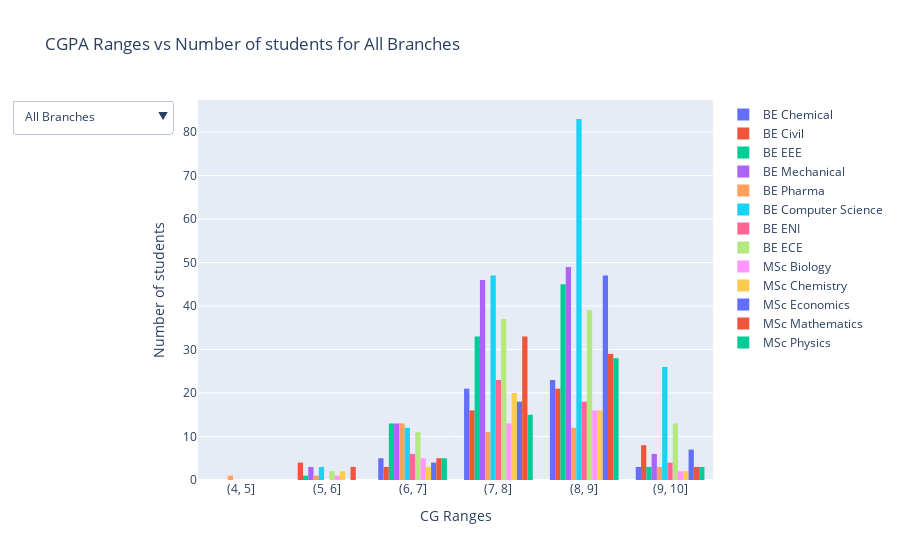

This figure's notebook cell:
### Code cell
# Function to plot histogram of number of students per CGPA bracket, with branchwise dropdown
def cghistogram(df):
    
    # Assign each student thier respective CGPA bin using pd.cut()
    df["label"] = pd.cut(df["CGPA"], bins=[0,1,2,3,4,5,6,7,8,9,10])
    df = df.astype({"label":"str"})

    fig = go.Figure()

    # Add a seprate trace for each branch's histogram
    fig.add_trace(go.Histogram(histfunc="count",y=df[df["Branch"]=="BE Chemical"].ID,x=df[df["Branch"]=="BE Chemical"].label,name="BE Chemical"))
    fig.add_trace(go.Histogram(histfunc="count",y=df[df["Branch"]=="BE Civil"].ID,x=df[df["Branch"]=="BE Civil"].label,name="BE Civil"))
    fig.add_trace(go.Histogram(histfunc="count",y=df[df["Branch"]=="BE EEE"].ID,x=df[df["Branch"]=="BE EEE"].label,name="BE EEE"))
    fig.add_trace(go.Histogram(histfunc="count",y=df[df["Branch"]=="BE Mechanical"].ID,x=df[df["Branch"]=="BE Mechanical"].label,name="BE Mechanical"))
    fig.add_trace(go.Histogram(histfunc="count",y=df[df["Branch"]=="BE Pharma"].ID,x=df[df["Branch"]=="BE Pharma"].label,name="BE Pharma"))
    fig.add_trace(go.Histogram(histfunc="count",y=df[df["Branch"]=="BE Computer Science"].ID,x=df[df["Branch"]=="BE Computer Science"].label,name="BE Computer Science"))
    fig.add_trace(go.Histogram(histfunc="count",y=df[df["Branch"]=="BE ENI"].ID,x=df[df["Branch"]=="BE ENI"].label,name="BE ENI"))
    fig.add_trace(go.Histogram(histfunc="count",y=df[df["Branch"]=="BE ECE"].ID,x=df[df["Branch"]=="BE ECE"].label,name="BE ECE"))
    fig.add_trace(go.Histogram(histfunc="count",y=df[df["Branch"]=="MSc Biology"].ID,x=df[df["Branch"]=="MSc Biology"].label,name="MSc Biology"))
    fig.add_trace(go.Histogram(histfunc="count",y=df[df["Branch"]=="MSc Chemistry"].ID,x=df[df["Branch"]=="MSc Chemistry"].label,name="MSc Chemistry"))
    fig.add_trace(go.Histogram(histfunc="count",y=df[df["Branch"]=="MSc Economics"].ID,x=df[df["Branch"]=="MSc Economics"].label,name="MSc Economics"))
    fig.add_trace(go.Histogram(histfunc="count",y=df[df["Branch"]=="MSc Mathematics"].ID,x=df[df["Branch"]=="MSc Mathematics"].label,name="MSc Mathematics"))
    fig.add_trace(go.Histogram(histfunc="count",y=df[df["Branch"]=="MSc Physics"].ID,x=df[df["Branch"]=="MSc Physics"].label,name="MSc Physics"))

    # Add buttons and configure dropdown
    fig.update_layout(
    updatemenus=[
        dict(
            active=0,
            buttons=list([
                dict(label="All Branches",
                     method="update",
                     args=[{"visible": [True, True, True, True, True, True, True, True, True, True, True, True, True]},
                           {"title": "CGPA Ranges vs Number of students for All Branches",
                            "annotations": []}]),
                dict(label="BE Chemical",
                     method="update",
                     args=[{"visible": [True, False, False, False, False, False, False, False, False, False, False, False, False]},
                           {"title": "CGPA Ranges vs Number of students for BE Chemical",
                            "annotations": []}]),
                dict(label="BE Civil",
                     method="update",
                     args=[{"visible": [False, True, False, False, False, False, False, False, False, False, False, False, False]},
                           {"title": "CGPA Ranges vs Number of students for BE Civil",
                            "annotations": []}]),
                dict(label="BE EEE",
                     method="update",
                     args=[{"visible": [False, False, True, False, False, False, False, False, False, False, False, False, False]},
                           {"title": "CGPA Ranges vs Number of students for BE EEE",
                            "annotations": []}]),
                dict(label="BE Mechanical",
                     method="update",
                     args=[{"visible": [False, False, False, True, False, False, False, False, False, False, False, False, False]},
                           {"title": "CGPA Ranges vs Number of students for BE Mechanical",
                            "annotations": []}]),
                dict(label="BE Pharma",
                     method="update",
                     args=[{"visible": [False, False, False, False, True, False, False, False, False, False, False, False, False]},
                           {"title": "CGPA Ranges vs Number of students for BE Pharma",
                            "annotations": []}]),
                dict(label="BE Computer Science",
                     method="update",
                     args=[{"visible": [False, False, False, False, False, True, False, False, False, False, False, False, False]},
                           {"title": "CGPA Ranges vs Number of students for BE Computer Science",
                            "annotations": []}]),
                dict(label="BE ENI",
                     method="update",
                     args=[{"visible": [False, False, False, False, False, False, True, False, False, False, False, False, False]},
                           {"title": "CGPA Ranges vs Number of students for BE ENI",
                            "annotations": []}]),
                dict(label="BE ECE",
                     method="update",
                     args=[{"visible": [False, False, False, False, False, False, False, True, False, False, False, False, False]},
                           {"title": "CGPA Ranges vs Number of students for BE ECE",
                            "annotations": []}]),
                dict(label="MSc Biology",
                     method="update",
                     args=[{"visible": [False, False, False, False, False, False, False, False, True, False, False, False, False]},
                           {"title": "CGPA Ranges vs Number of students for MSc Biology",
                            "annotations": []}]),
                dict(label="MSc Chemistry",
                     method="update",
                     args=[{"visible": [False, False, False, False, False, False, False, False, False, True, False, False, False]},
                           {"title": "CGPA Ranges vs Number of students for MSc Chemistry",
                            "annotations": []}]),
                dict(label="MSc Economics",
                     method="update",
                     args=[{"visible": [False, False, False, False, False, False, False, False, False, False, True, False, False]},
                           {"title": "CGPA Ranges vs Number of students for MSc Economics",
                            "annotations": []}]),
                dict(label="MSc Mathematics",
                     method="update",
                     args=[{"visible": [False, False, False, False, False, False, False, False, False, False, False, True, False]},
                           {"title": "CGPA Ranges vs Number of students for MSc Mathematics",
                            "annotations": []}]),
                dict(label="MSc Physics",
                     method="update",
                     args=[{"visible": [False, False, False, False, False, False, False, False, False, False, False, False, True]},
                           {"title": "CGPA Ranges vs Number of students for MSc Physics",
                            "annotations": []}]),
            ]),
        )
    ])

    # Final Touches
    fig.update_layout(title="CGPA Ranges vs Number of students for All Branches",xaxis_title='CG Ranges', yaxis_title='Number of students')
    fig.update_xaxes(categoryorder='array', categoryarray=["(4, 5]", "(5, 6]", "(6, 7]", "(7, 8]","(8, 9]","(9, 10]"])
    fig.update_traces(hovertemplate =
    'Number of students: %{y}'+'<br>CG range: %{x}<br><extra></extra>')
    fig.show()

cghistogram(df)

### Figure 1 — Plotly figure (JSON) as saved in the notebook; plotly's stock layout.template omitted (floating-point values rounded to 4 significant figures; data arrays with more than 128 entries replaced by an {"elided": "..."} marker saying what was removed)
{"data": [{"histfunc": "count", "hovertemplate": "Number of students: %{y}<br>CG range: %{x}<br><extra></extra>", "name": "BE Chemical", "type": "histogram", "x": ["(6, 7]", "(7, 8]", "(6, 7]", "(8, 9]", "(8, 9]", "(6, 7]", "(8, 9]", "(7, 8]", "(7, 8]", "(8, 9]", "(8, 9]", "(7, 8]", "(7, 8]", "(7, 8]", "(8, 9]", "(8, 9]", "(7, 8]", "(7, 8]", "(8, 9]", "(8, 9]", "(7, 8]", "(8, 9]", "(7, 8]", "(7, 8]", "(8, 9]", "(7, 8]", "(7, 8]", "(7, 8]", "(7, 8]", "(8, 9]", "(7, 8]", "(8, 9]", "(7, 8]", "(8, 9]", "(9, 10]", "(8, 9]", "(8, 9]", "(6, 7]", "(7, 8]", "(7, 8]", "(7, 8]", "(6, 7]", "(8, 9]", "(8, 9]", "(8, 9]", "(8, 9]", "(8, 9]", "(7, 8]", "(8, 9]", "(8, 9]", "(9, 10]", "(9, 10]"], "y": [41120180003, 41120180006, 41120180007, 41120180010, 41120180011, 41120180018, 41120180021, 41120180028, 41120180038, 41120180041, 41120180043, 41120180055, 41120180057, 41120180060, 41120180063, 41120180065, 41120180068, 41120180075, 41120180078, 41120180082, 41120180083, 41120180088, 41120180709, 41120180711, 41120180725, 41120180727, 41120180733, 41120180748, 41120180756, 41120180767, 41120180799, 41120180803, 41120180810, 41120180817, 41120180822, 41120180828, 41120180835, 41120180840, 41120180849, 41120180863, 41120180897, 41120180932, 41120180942, 41120180952, 41120180005, 41120180008, 41120180089, 41120180776, 41120180793, 41120180786, 41120180032, 41120180802]}, {"histfunc": "count", "hovertemplate": "Number of students: %{y}<br>CG range: %{x}<br><extra></extra>", "name": "BE Civil", "type": "histogram", "x": ["(8, 9]", "(8, 9]", "(7, 8]", "(7, 8]", "(7, 8]", "(9, 10]", "(8, 9]", "(8, 9]", "(8, 9]", "(8, 9]", "(6, 7]", "(9, 10]", "(8, 9]", "(7, 8]", "(5, 6]", "(8, 9]", "(8, 9]", "(7, 8]", "(8, 9]", "(8, 9]", "(6, 7]", "(5, 6]", "(6, 7]", "(8, 9]", "(7, 8]", "(9, 10]", "(7, 8]", "(9, 10]", "(9, 10]", "(7, 8]", "(8, 9]", "(7, 8]", "(5, 6]", "(7, 8]", "(7, 8]", "(8, 9]", "(5, 6]", "(9, 10]", "(7, 8]", "(8, 9]", "(7, 8]", "(8, 9]", "(7, 8]", "(8, 9]", "(8, 9]", "(7, 8]", "(8, 9]", "(8, 9]", "(8, 9]", "(7, 8]", "(9, 10]", "(9, 10]"], "y": [41120180016, 41120180034, 41120180066, 41120180096, 41120180102, 41120180105, 41120180108, 41120180109, 41120180110, 41120180116, 41120180118, 41120180119, 41120180124, 41120180126, 41120180130, 41120180145, 41120180148, 41120180149, 41120180150, 41120180151, 41120180157, 41120180158, 41120180159, 41120180200, 41120180222, 41120180226, 41120180227, 41120180230, 41120180300, 41120180435, 41120180449, 41120180675, 41120180718, 41120180726, 41120180735, 41120180736, 41120180762, 41120180765, 41120180791, 41120180815, 41120180825, 41120180834, 41120180836, 41120180842, 41120180845, 41120180883, 41120180902, 41120180954, 41120180140, 41120180792, 41120180154, 41120180099]}, {"histfunc": "count", "hovertemplate": "Number of students: %{y}<br>CG range: %{x}<br><extra></extra>", "name": "BE EEE", "type": "histogram", "x": ["(7, 8]", "(7, 8]", "(8, 9]", "(8, 9]", "(8, 9]", "(7, 8]", "(8, 9]", "(8, 9]", "(8, 9]", "(8, 9]", "(8, 9]", "(7, 8]", "(8, 9]", "(7, 8]", "(7, 8]", "(8, 9]", "(7, 8]", "(7, 8]", "(6, 7]", "(7, 8]", "(8, 9]", "(8, 9]", "(7, 8]", "(8, 9]", "(7, 8]", "(6, 7]", "(9, 10]", "(7, 8]", "(8, 9]", "(7, 8]", "(8, 9]", "(7, 8]", "(7, 8]", "(8, 9]", "(8, 9]", "(6, 7]", "(7, 8]", "(6, 7]", "(6, 7]", "(8, 9]", "(7, 8]", "(8, 9]", "(7, 8]", "(5, 6]", "(6, 7]", "(7, 8]", "(7, 8]", "(7, 8]", "(7, 8]", "(8, 9]", "(8, 9]", "(7, 8]", "(7, 8]", "(8, 9]", "(8, 9]", "(8, 9]", "(8, 9]", "(7, 8]", "(8, 9]", "(7, 8]", "(7, 8]", "(8, 9]", "(8, 9]", "(8, 9]", "(8, 9]", "(8, 9]", "(8, 9]", "(7, 8]", "(8, 9]", "(7, 8]", "(7, 8]", "(7, 8]", "(6, 7]", "(6, 7]", "(8, 9]", "(8, 9]", "(6, 7]", "(6, 7]", "(6, 7]", "(8, 9]", "(8, 9]", "(8, 9]", "(6, 7]", "(8, 9]", "(6, 7]", "(8, 9]", "(8, 9]", "(8, 9]", "(7, 8]", "(7, 8]", "(8, 9]", "(8, 9]", "(8, 9]", "(9, 10]", "(9, 10]"], "y": [41120180033, 41120180044, 41120180134, 41120180138, 41120180174, 41120180186, 41120180197, 41120180251, 41120180261, 41120180273, 41120180277, 41120180284, 41120180329, 41120180337, 41120180350, 41120180354, 41120180358, 41120180360, 41120180401, 41120180402, 41120180405, 41120180516, 41120180517, 41120180523, 41120180525, 41120180526, 41120180528, 41120180532, 41120180533, 41120180534, 41120180536, 41120180537, 41120180538, 41120180541, 41120180544, 41120180546, 41120180549, 41120180550, 41120180553, 41120180554, 41120180555, 41120180556, 41120180557, 41120180558, 41120180562, 41120180563, 41120180565, 41120180567, 41120180568, 41120180579, 41120180590, 41120180596, 41120180597, 41120180602, 41120180604, 41120180605, 41120180607, 41120180609, 41120180610, 41120180613, 41120180614, 41120180619, 41120180620, 41120180621, 41120180624, 41120180636, 41120180638, 41120180639, 41120180642, 41120180649, 41120180655, 41120180659, 41120180662, 41120180663, 41120180664, 41120180667, 41120180679, 41120180681, 41120180684, 41120180685, 41120180686, 41120180839, 41120180909, 41120180910, 41120180915, 41120181076, 41120181100, 41120180081, 41120180515, 41120180518, 41120180531, 41120180852, 41120180874, 41120180376, 41120180530]}, {"histfunc": "count", "hovertemplate": "Number of students: %{y}<br>CG range: %{x}<br><extra></extra>", "name": "BE Mechanical", "type": "histogram", "x": ["(8, 9]", "(8, 9]", "(7, 8]", "(8, 9]", "(6, 7]", "(7, 8]", "(8, 9]", "(7, 8]", "(7, 8]", "(8, 9]", "(8, 9]", "(8, 9]", "(8, 9]", "(7, 8]", "(8, 9]", "(8, 9]", "(7, 8]", "(7, 8]", "(6, 7]", "(8, 9]", "(7, 8]", "(8, 9]", "(8, 9]", "(7, 8]", "(8, 9]", "(7, 8]", "(7, 8]", "(7, 8]", "(9, 10]", "(6, 7]", "(8, 9]", "(8, 9]", "(7, 8]", "(7, 8]", "(7, 8]", "(7, 8]", "(8, 9]", "(6, 7]", "(7, 8]", "(8, 9]", "(7, 8]", "(7, 8]", "(7, 8]", "(8, 9]", "(8, 9]", "(8, 9]", "(8, 9]", "(8, 9]", "(8, 9]", "(7, 8]", "(6, 7]", "(7, 8]", "(7, 8]", "(8, 9]", "(7, 8]", "(7, 8]", "(6, 7]", "(8, 9]", "(7, 8]", "(7, 8]", "(8, 9]", "(7, 8]", "(8, 9]", "(8, 9]", "(8, 9]", "(8, 9]", "(7, 8]", "(8, 9]", "(7, 8]", "(8, 9]", "(9, 10]", "(6, 7]", "(8, 9]", "(7, 8]", "(7, 8]", "(6, 7]", "(8, 9]", "(7, 8]", "(6, 7]", "(7, 8]", "(5, 6]", "(8, 9]", "(8, 9]", "(8, 9]", "(8, 9]", "(7, 8]", "(8, 9]", "(7, 8]", "(7, 8]", "(6, 7]", "(7, 8]", "(6, 7]", "(7, 8]", "(7, 8]", "(8, 9]", "(7, 8]", "(5, 6]", "(8, 9]", "(8, 9]", "(9, 10]", "(8, 9]", "(8, 9]", "(7, 8]", "(7, 8]", "(8, 9]", "(7, 8]", "(7, 8]", "(8, 9]", "(5, 6]", "(6, 7]", "(8, 9]", "(7, 8]", "(9, 10]", "(6, 7]", "(9, 10]", "(8, 9]", "(9, 10]"], "y": [41120180586, 41120180002, 41120180004, 41120180014, 41120180017, 41120180023, 41120180025, 41120180026, 41120180031, 41120180035, 41120180036, 41120180042, 41120180047, 41120180049, 41120180050, 41120180051, 41120180052, 41120180053, 41120180059, 41120180064, 41120180076, 41120180077, 41120180080, 41120180085, 41120180090, 41120180111, 41120180112, 41120180113, 41120180117, 41120180122, 41120180125, 41120180127, 41120180129, 41120180131, 41120180132, 41120180135, 41120180136, 41120180155, 41120180229, 41120180296, 41120180326, 41120180327, 41120180332, 41120180335, 41120180340, 41120180346, 41120180349, 41120180355, 41120180378, 41120180381, 41120180399, 41120180426, 41120180447, 41120180572, 41120180577, 41120180581, 41120180583, 41120180591, 41120180593, 41120180595, 41120180600, 41120180603, 41120180617, 41120180618, 41120180622, 41120180625, 41120180626, 41120180628, 41120180629, 41120180633, 41120180634, 41120180635, 41120180637, 41120180647, 41120180648, 41120180650, 41120180652, 41120180654, 41120180657, 41120180658, 41120180661, 41120180668, 41120180671, 41120180672, 41120180676, 41120180678, 41120180682, 41120180683, 41120180689, 41120180690, 41120180693, 41120180694, 41120180696, 41120180729, 41120180737, 41120180771, 41120180811, 41120180821, 41120180875, 41120180925, 41120180933, 41120180947, 41120180971, 41120180982, 41120180994, 41120181023, 41120181027, 41120181047, 41120180056, 41120180142, 41120180153, 41120180156, 41120180342, 41120180616, 41120180653, 41120181005, 41120180991]}, {"histfunc": "count", "hovertemplate": "Number of students: %{y}<br>CG range: %{x}<br><extra></extra>", "name": "BE Pharma", "type": "histogram", "x": ["(6, 7]", "(7, 8]", "(7, 8]", "(8, 9]", "(6, 7]", "(6, 7]", "(7, 8]", "(6, 7]", "(7, 8]", "(7, 8]", "(8, 9]", "(6, 7]", "(7, 8]", "(8, 9]", "(6, 7]", "(6, 7]", "(8, 9]", "(7, 8]", "(6, 7]", "(6, 7]", "(4, 5]", "(6, 7]", "(7, 8]", "(7, 8]", "(6, 7]", "(8, 9]", "(5, 6]", "(9, 10]", "(6, 7]", "(8, 9]", "(8, 9]", "(6, 7]", "(8, 9]", "(8, 9]", "(9, 10]", "(7, 8]", "(8, 9]", "(8, 9]", "(7, 8]", "(9, 10]", "(8, 9]"], "y": [41120180499, 41120180704, 41120180705, 41120180716, 41120180719, 41120180720, 41120181063, 41120181065, 41120181066, 41120181067, 41120181068, 41120181070, 41120181072, 41120181080, 41120181082, 41120181083, 41120181093, 41120181094, 41120181101, 41120181102, 41120181107, 41120181108, 41120181110, 41120181111, 41120181112, 41120181113, 41120181114, 41120180490, 41120180710, 41120181073, 41120181074, 41120181075, 41120181084, 41120181086, 41120181090, 41120181096, 41120181099, 41120181103, 41120181106, 41120181064, 41120181069]}, {"histfunc": "count", "hovertemplate": "Number of students: %{y}<br>CG range: %{x}<br><extra></extra>", "name": "BE Computer Science", "type": "histogram", "x": {"elided": "171 str values"}, "y": {"elided": "171 int values"}}, {"histfunc": "count", "hovertemplate": "Number of students: %{y}<br>CG range: %{x}<br><extra></extra>", "name": "BE ENI", "type": "histogram", "x": ["(9, 10]", "(9, 10]", "(7, 8]", "(7, 8]", "(8, 9]", "(8, 9]", "(7, 8]", "(6, 7]", "(6, 7]", "(8, 9]", "(7, 8]", "(7, 8]", "(7, 8]", "(8, 9]", "(7, 8]", "(8, 9]", "(6, 7]", "(6, 7]", "(7, 8]", "(7, 8]", "(7, 8]", "(7, 8]", "(7, 8]", "(7, 8]", "(8, 9]", "(8, 9]", "(8, 9]", "(8, 9]", "(8, 9]", "(8, 9]", "(8, 9]", "(8, 9]", "(7, 8]", "(8, 9]", "(6, 7]", "(7, 8]", "(7, 8]", "(7, 8]", "(7, 8]", "(9, 10]", "(7, 8]", "(7, 8]", "(7, 8]", "(6, 7]", "(8, 9]", "(8, 9]", "(8, 9]", "(7, 8]", "(8, 9]", "(7, 8]", "(9, 10]"], "y": [41120180310, 41120180966, 41120180046, 41120180048, 41120180079, 41120180104, 41120180120, 41120180128, 41120180319, 41120180320, 41120180324, 41120180524, 41120180547, 41120180574, 41120180582, 41120180587, 41120180588, 41120180589, 41120180606, 41120180612, 41120180630, 41120180640, 41120180641, 41120180651, 41120180680, 41120180688, 41120180691, 41120180695, 41120180844, 41120180854, 41120180855, 41120180862, 41120180885, 41120180900, 41120180901, 41120180911, 41120180929, 41120180945, 41120180946, 41120180953, 41120180962, 41120180975, 41120180986, 41120181002, 41120181016, 41120181032, 41120181041, 41120181046, 41120181092, 41120180876, 41120180527]}, {"histfunc": "count", "hovertemplate": "Number of students: %{y}<br>CG range: %{x}<br><extra></extra>", "name": "BE ECE", "type": "histogram", "x": ["(9, 10]", "(8, 9]", "(8, 9]", "(7, 8]", "(8, 9]", "(9, 10]", "(7, 8]", "(6, 7]", "(8, 9]", "(7, 8]", "(8, 9]", "(9, 10]", "(7, 8]", "(8, 9]", "(6, 7]", "(8, 9]", "(9, 10]", "(6, 7]", "(9, 10]", "(7, 8]", "(7, 8]", "(8, 9]", "(8, 9]", "(8, 9]", "(8, 9]", "(7, 8]", "(5, 6]", "(7, 8]", "(7, 8]", "(7, 8]", "(8, 9]", "(8, 9]", "(7, 8]", "(6, 7]", "(7, 8]", "(7, 8]", "(6, 7]", "(7, 8]", "(8, 9]", "(8, 9]", "(8, 9]", "(7, 8]", "(6, 7]", "(7, 8]", "(6, 7]", "(8, 9]", "(7, 8]", "(6, 7]", "(6, 7]", "(9, 10]", "(8, 9]", "(7, 8]", "(7, 8]", "(7, 8]", "(7, 8]", "(8, 9]", "(8, 9]", "(9, 10]", "(8, 9]", "(6, 7]", "(8, 9]", "(8, 9]", "(7, 8]", "(8, 9]", "(8, 9]", "(8, 9]", "(8, 9]", "(9, 10]", "(7, 8]", "(9, 10]", "(8, 9]", "(7, 8]", "(7, 8]", "(8, 9]", "(7, 8]", "(8, 9]", "(7, 8]", "(8, 9]", "(7, 8]", "(8, 9]", "(5, 6]", "(8, 9]", "(8, 9]", "(8, 9]", "(7, 8]", "(7, 8]", "(6, 7]", "(8, 9]", "(7, 8]", "(7, 8]", "(7, 8]", "(8, 9]", "(7, 8]", "(8, 9]", "(7, 8]", "(9, 10]", "(9, 10]", "(9, 10]", "(8, 9]", "(7, 8]", "(7, 8]", "(9, 10]"], "y": [41120180507, 41120180106, 41120180317, 41120180322, 41120180325, 41120180328, 41120180333, 41120180334, 41120180336, 41120180339, 41120180341, 41120180343, 41120180344, 41120180347, 41120180348, 41120180352, 41120180353, 41120180357, 41120180359, 41120180361, 41120180365, 41120180368, 41120180369, 41120180370, 41120180374, 41120180377, 41120180379, 41120180380, 41120180382, 41120180383, 41120180384, 41120180386, 41120180387, 41120180389, 41120180390, 41120180391, 41120180392, 41120180393, 41120180394, 41120180396, 41120180398, 41120180403, 41120180404, 41120180407, 41120180408, 41120180410, 41120180411, 41120180412, 41120180413, 41120180415, 41120180418, 41120180419, 41120180420, 41120180422, 41120180424, 41120180427, 41120180428, 41120180436, 41120180437, 41120180440, 41120180441, 41120180444, 41120180458, 41120180459, 41120180461, 41120180467, 41120180468, 41120180469, 41120180475, 41120180476, 41120180480, 41120180481, 41120180483, 41120180484, 41120180485, 41120180488, 41120180492, 41120180493, 41120180497, 41120180500, 41120180501, 41120180502, 41120180504, 41120180505, 41120180506, 41120180508, 41120180511, 41120180512, 41120180543, 41120180592, 41120180656, 41120180893, 41120180896, 41120180321, 41120180371, 41120180395, 41120180421, 41120180423, 41120180448, 41120180460, 41120180478, 41120180627]}, {"histfunc": "count", "hovertemplate": "Number of students: %{y}<br>CG range: %{x}<br><extra></extra>", "name": "MSc Biology", "type": "histogram", "x": ["(6, 7]", "(6, 7]", "(8, 9]", "(7, 8]", "(7, 8]", "(8, 9]", "(6, 7]", "(6, 7]", "(5, 6]", "(8, 9]", "(8, 9]", "(7, 8]", "(7, 8]", "(7, 8]", "(7, 8]", "(8, 9]", "(7, 8]", "(7, 8]", "(7, 8]", "(7, 8]", "(8, 9]", "(9, 10]", "(8, 9]", "(8, 9]", "(8, 9]", "(8, 9]", "(8, 9]", "(6, 7]", "(7, 8]", "(8, 9]", "(7, 8]", "(8, 9]", "(8, 9]", "(7, 8]", "(9, 10]", "(8, 9]", "(8, 9]"], "y": [41120180542, 41120180564, 41120180789, 41120180814, 41120180443, 41120180494, 41120180529, 41120180722, 41120180747, 41120180491, 41120180519, 41120180860, 41120180560, 41120180632, 41120180752, 41120180761, 41120180768, 41120180856, 41120180904, 41120180920, 41120180950, 41120180645, 41120180757, 41120180775, 41120180794, 41120180949, 41120180552, 41120180831, 41120180465, 41120180569, 41120180576, 41120180578, 41120180758, 41120180759, 41120180851, 41120180454, 41120180934]}, {"histfunc": "count", "hovertemplate": "Number of students: %{y}<br>CG range: %{x}<br><extra></extra>", "name": "MSc Chemistry", "type": "histogram", "x": ["(7, 8]", "(7, 8]", "(8, 9]", "(7, 8]", "(7, 8]", "(6, 7]", "(5, 6]", "(7, 8]", "(7, 8]", "(6, 7]", "(5, 6]", "(7, 8]", "(8, 9]", "(7, 8]", "(7, 8]", "(8, 9]", "(7, 8]", "(7, 8]", "(8, 9]", "(6, 7]", "(7, 8]", "(7, 8]", "(7, 8]", "(7, 8]", "(7, 8]", "(7, 8]", "(8, 9]", "(8, 9]", "(9, 10]", "(7, 8]", "(7, 8]", "(8, 9]", "(8, 9]", "(8, 9]", "(8, 9]", "(8, 9]", "(7, 8]", "(8, 9]", "(8, 9]", "(9, 10]", "(8, 9]", "(8, 9]", "(8, 9]"], "y": [41120180571, 41120180692, 41120180721, 41120180770, 41120180782, 41120180784, 41120180841, 41120180850, 41120180442, 41120180457, 41120180466, 41120180608, 41120180388, 41120180522, 41120180548, 41120180728, 41120180753, 41120180764, 41120180830, 41120180397, 41120180432, 41120180535, 41120180559, 41120180599, 41120180677, 41120180697, 41120180766, 41120180730, 41120180739, 41120180674, 41120180734, 41120180749, 41120180464, 41120180585, 41120180702, 41120180772, 41120180781, 41120180783, 41120180808, 41120180809, 41120180611, 41120180779, 41120180927]}, {"histfunc": "count", "hovertemplate": "Number of students: %{y}<br>CG range: %{x}<br><extra></extra>", "name": "MSc Economics", "type": "histogram", "x": ["(7, 8]", "(8, 9]", "(8, 9]", "(7, 8]", "(7, 8]", "(6, 7]", "(6, 7]", "(6, 7]", "(6, 7]", "(8, 9]", "(8, 9]", "(8, 9]", "(7, 8]", "(8, 9]", "(7, 8]", "(8, 9]", "(7, 8]", "(8, 9]", "(7, 8]", "(7, 8]", "(7, 8]", "(7, 8]", "(7, 8]", "(7, 8]", "(8, 9]", "(8, 9]", "(7, 8]", "(8, 9]", "(8, 9]", "(7, 8]", "(8, 9]", "(8, 9]", "(8, 9]", "(9, 10]", "(8, 9]", "(8, 9]", "(8, 9]", "(8, 9]", "(9, 10]", "(8, 9]", "(8, 9]", "(9, 10]", "(9, 10]", "(8, 9]", "(8, 9]", "(9, 10]", "(8, 9]", "(8, 9]", "(8, 9]", "(8, 9]", "(8, 9]", "(8, 9]", "(8, 9]", "(8, 9]", "(7, 8]", "(7, 8]", "(8, 9]", "(8, 9]", "(7, 8]", "(8, 9]", "(8, 9]", "(7, 8]", "(9, 10]", "(8, 9]", "(8, 9]", "(8, 9]", "(8, 9]", "(8, 9]", "(8, 9]", "(8, 9]", "(9, 10]", "(8, 9]", "(8, 9]", "(8, 9]", "(8, 9]", "(8, 9]"], "y": [41120180969, 41120180997, 41120180264, 41120180870, 41120180944, 41120180453, 41120180858, 41120180907, 41120180977, 41120181053, 41120180196, 41120180846, 41120180859, 41120180889, 41120180890, 41120180892, 41120180955, 41120180957, 41120180869, 41120180877, 41120180881, 41120180888, 41120180898, 41120180928, 41120180983, 41120180987, 41120180993, 41120180995, 41120181009, 41120181018, 41120180022, 41120180258, 41120180356, 41120180843, 41120180847, 41120180848, 41120180864, 41120180873, 41120180880, 41120180887, 41120180894, 41120180895, 41120180903, 41120180905, 41120180912, 41120180914, 41120180916, 41120180917, 41120180921, 41120180948, 41120180973, 41120180984, 41120180992, 41120181004, 41120180024, 41120180865, 41120180913, 41120180923, 41120180938, 41120180976, 41120180988, 41120180996, 41120180037, 41120180087, 41120180331, 41120180351, 41120180665, 41120180878, 41120180908, 41120180940, 41120180943, 41120180958, 41120180974, 41120180978, 41120180981, 41120180985]}, {"histfunc": "count", "hovertemplate": "Number of students: %{y}<br>CG range: %{x}<br><extra></extra>", "name": "MSc Mathematics", "type": "histogram", "x": ["(7, 8]", "(7, 8]", "(6, 7]", "(7, 8]", "(6, 7]", "(7, 8]", "(6, 7]", "(7, 8]", "(7, 8]", "(5, 6]", "(7, 8]", "(6, 7]", "(7, 8]", "(6, 7]", "(5, 6]", "(5, 6]", "(7, 8]", "(7, 8]", "(8, 9]", "(7, 8]", "(7, 8]", "(8, 9]", "(7, 8]", "(7, 8]", "(7, 8]", "(7, 8]", "(7, 8]", "(7, 8]", "(8, 9]", "(7, 8]", "(8, 9]", "(7, 8]", "(7, 8]", "(7, 8]", "(8, 9]", "(7, 8]", "(7, 8]", "(7, 8]", "(7, 8]", "(7, 8]", "(7, 8]", "(8, 9]", "(8, 9]", "(8, 9]", "(9, 10]", "(8, 9]", "(7, 8]", "(8, 9]", "(8, 9]", "(8, 9]", "(9, 10]", "(8, 9]", "(8, 9]", "(8, 9]", "(8, 9]", "(8, 9]", "(7, 8]", "(9, 10]", "(8, 9]", "(8, 9]", "(7, 8]", "(7, 8]", "(8, 9]", "(8, 9]", "(8, 9]", "(8, 9]", "(8, 9]", "(7, 8]", "(8, 9]", "(8, 9]", "(8, 9]", "(8, 9]", "(8, 9]"], "y": [41120180092, 41120180139, 41120180818, 41120180941, 41120180012, 41120180293, 41120180861, 41120180951, 41120180990, 41120180778, 41120180805, 41120180819, 41120180824, 41120180826, 41120180879, 41120180918, 41120180204, 41120180263, 41120180311, 41120180594, 41120180751, 41120180777, 41120180823, 41120180853, 41120180882, 41120180924, 41120180939, 41120180956, 41120180964, 41120180452, 41120180714, 41120180743, 41120180780, 41120180827, 41120180837, 41120180838, 41120180930, 41120180963, 41120180972, 41120180989, 41120181000, 41120180701, 41120180713, 41120180774, 41120180797, 41120180812, 41120180813, 41120180857, 41120180886, 41120180922, 41120180936, 41120180937, 41120181024, 41120181050, 41120180086, 41120180147, 41120180731, 41120180800, 41120180807, 41120180039, 41120180094, 41120180406, 41120180787, 41120180795, 41120180829, 41120180867, 41120180868, 41120180891, 41120180899, 41120180919, 41120180931, 41120181042, 41120181077]}, {"histfunc": "count", "hovertemplate": "Number of students: %{y}<br>CG range: %{x}<br><extra></extra>", "name": "MSc Physics", "type": "histogram", "x": ["(6, 7]", "(8, 9]", "(9, 10]", "(8, 9]", "(7, 8]", "(6, 7]", "(7, 8]", "(7, 8]", "(8, 9]", "(8, 9]", "(7, 8]", "(7, 8]", "(6, 7]", "(7, 8]", "(8, 9]", "(7, 8]", "(8, 9]", "(7, 8]", "(7, 8]", "(7, 8]", "(7, 8]", "(7, 8]", "(8, 9]", "(6, 7]", "(7, 8]", "(8, 9]", "(8, 9]", "(9, 10]", "(7, 8]", "(8, 9]", "(8, 9]", "(8, 9]", "(8, 9]", "(7, 8]", "(9, 10]", "(8, 9]", "(8, 9]", "(8, 9]", "(8, 9]", "(8, 9]", "(8, 9]", "(8, 9]", "(8, 9]", "(8, 9]", "(6, 7]", "(8, 9]", "(8, 9]", "(8, 9]", "(8, 9]", "(8, 9]", "(8, 9]"], "y": [41120180760, 41120181105, 41120181011, 41120181051, 41120180072, 41120180744, 41120181029, 41120180474, 41120180801, 41120180965, 41120180979, 41120180998, 41120181058, 41120181061, 41120180706, 41120180712, 41120180723, 41120180806, 41120181022, 41120181026, 41120181037, 41120181039, 41120181085, 41120181088, 41120181098, 41120181104, 41120181118, 41120180013, 41120180429, 41120180456, 41120180477, 41120180601, 41120180707, 41120180785, 41120180790, 41120180796, 41120180816, 41120181003, 41120181044, 41120181054, 41120181055, 41120181056, 41120181062, 41120181089, 41120180224, 41120180274, 41120181014, 41120181015, 41120181043, 41120181071, 41120181081]}], "layout": {"title": {"text": "CGPA Ranges vs Number of students for All Branches"}, "updatemenus": [{"active": 0, "buttons": [{"args": [{"visible": [true, true, true, true, true, true, true, true, true, true, true, true, true]}, {"annotations": [], "title": "CGPA Ranges vs Number of students for All Branches"}], "label": "All Branches", "method": "update"}, {"args": [{"visible": [true, false, false, false, false, false, false, false, false, false, false, false, false]}, {"annotations": [], "title": "CGPA Ranges vs Number of students for BE Chemical"}], "label": "BE Chemical", "method": "update"}, {"args": [{"visible": [false, true, false, false, false, false, false, false, false, false, false, false, false]}, {"annotations": [], "title": "CGPA Ranges vs Number of students for BE Civil"}], "label": "BE Civil", "method": "update"}, {"args": [{"visible": [false, false, true, false, false, false, false, false, false, false, false, false, false]}, {"annotations": [], "title": "CGPA Ranges vs Number of students for BE EEE"}], "label": "BE EEE", "method": "update"}, {"args": [{"visible": [false, false, false, true, false, false, false, false, false, false, false, false, false]}, {"annotations": [], "title": "CGPA Ranges vs Number of students for BE Mechanical"}], "label": "BE Mechanical", "method": "update"}, {"args": [{"visible": [false, false, false, false, true, false, false, false, false, false, false, false, false]}, {"annotations": [], "title": "CGPA Ranges vs Number of students for BE Pharma"}], "label": "BE Pharma", "method": "update"}, {"args": [{"visible": [false, false, false, false, false, true, false, false, false, false, false, false, false]}, {"annotations": [], "title": "CGPA Ranges vs Number of students for BE Computer Science"}], "label": "BE Computer Science", "method": "update"}, {"args": [{"visible": [false, false, false, false, false, false, true, false, false, false, false, false, false]}, {"annotations": [], "title": "CGPA Ranges vs Number of students for BE ENI"}], "label": "BE ENI", "method": "update"}, {"args": [{"visible": [false, false, false, false, false, false, false, true, false, false, false, false, false]}, {"annotations": [], "title": "CGPA Ranges vs Number of students for BE ECE"}], "label": "BE ECE", "method": "update"}, {"args": [{"visible": [false, false, false, false, false, false, false, false, true, false, false, false, false]}, {"annotations": [], "title": "CGPA Ranges vs Number of students for MSc Biology"}], "label": "MSc Biology", "method": "update"}, {"args": [{"visible": [false, false, false, false, false, false, false, false, false, true, false, false, false]}, {"annotations": [], "title": "CGPA Ranges vs Number of students for MSc Chemistry"}], "label": "MSc Chemistry", "method": "update"}, {"args": [{"visible": [false, false, false, false, false, false, false, false, false, false, true, false, false]}, {"annotations": [], "title": "CGPA Ranges vs Number of students for MSc Economics"}], "label": "MSc Economics", "method": "update"}, {"args": [{"visible": [false, false, false, false, false, false, false, false, false, false, false, true, false]}, {"annotations": [], "title": "CGPA Ranges vs Number of students for MSc Mathematics"}], "label": "MSc Mathematics", "method": "update"}, {"args": [{"visible": [false, false, false, false, false, false, false, false, false, false, false, false, true]}, {"annotations": [], "title": "CGPA Ranges vs Number of students for MSc Physics"}], "label": "MSc Physics", "method": "update"}]}], "xaxis": {"categoryarray": ["(4, 5]", "(5, 6]", "(6, 7]", "(7, 8]", "(8, 9]", "(9, 10]"], "categoryorder": "array", "title": {"text": "CG Ranges"}}, "yaxis": {"title": {"text": "Number of students"}}}}
